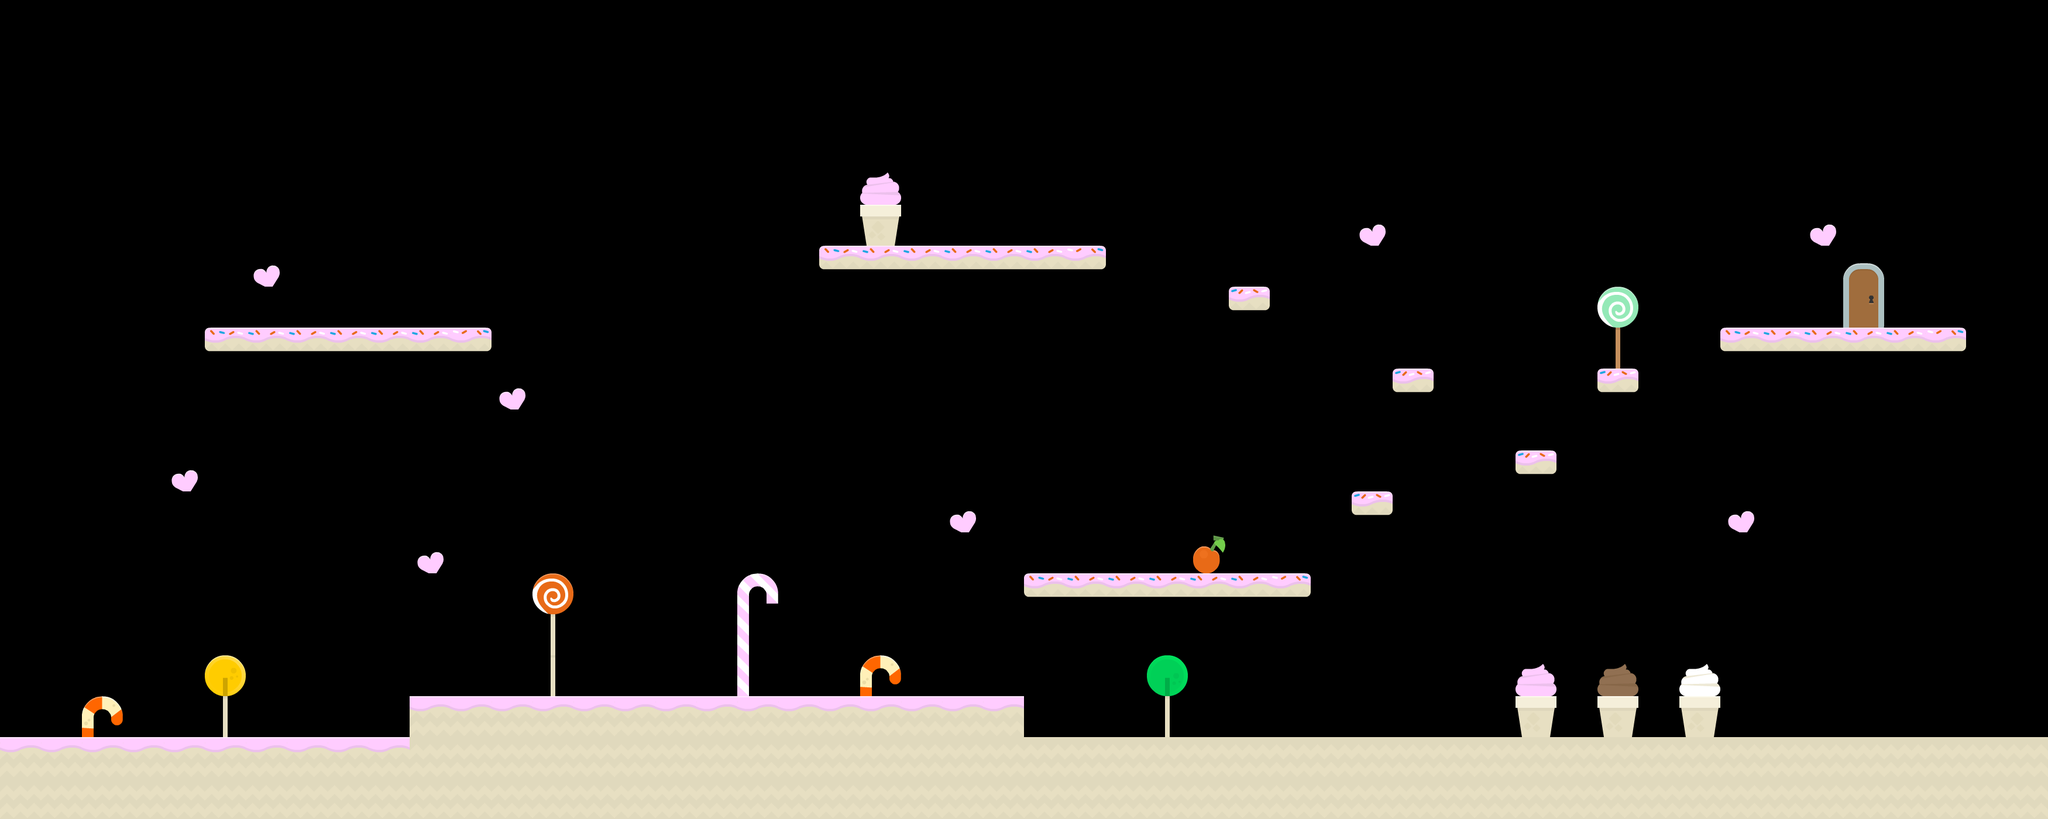

The image is a tile-based game level rendered from a .tmx file. Its description and source (layers, tilesets, objects; grid data summarised) follow:
An orthogonal 50x20 tile map with 70x70 px tiles, 4 tile layers (Limite, CollisionLayer, Object, End), 4 tilesets.

<map version="1.0" orientation="orthogonal" renderorder="right-down" width="50" height="20" tilewidth="70" tileheight="70" nextobjectid="51">
 <tileset firstgid="1" name="sheet" tilewidth="70" tileheight="70" tilecount="98" columns="14">
  <image source="../tiles/map/sheet.png" width="980" height="490" />
  <tile id="10">
   <properties>
    <property name="tileType" value="half" />
   </properties>
  </tile>
  <tile id="11">
   <properties>
    <property name="tileType" value="half" />
   </properties>
  </tile>
  <tile id="24">
   <properties>
    <property name="tileType" value="half" />
   </properties>
  </tile>
  <tile id="25">
   <properties>
    <property name="tileType" value="half" />
   </properties>
  </tile>
  <tile id="84">
   <properties>
    <property name="tileType" value="air" />
   </properties>
  </tile>
 </tileset>
 <tileset firstgid="99" name="tiles_spritesheet" tilewidth="70" tileheight="70" spacing="2" tilecount="156" columns="12">
  <image source="../tiles/map/tiles_spritesheet.png" width="914" height="936" />
 </tileset>
 <tileset firstgid="255" name="spritesheet" tilewidth="70" tileheight="70" spacing="1" tilecount="49" columns="7">
  <image source="../tiles/map/spritesheet.png" width="512" height="512" />
 </tileset>
 <tileset firstgid="304" name="grayy" tilewidth="32" tileheight="32" tilecount="800" columns="20">
  <image source="../tiles/map/grassy_tileset.png" width="640" height="1280" />
 </tileset>
 <layer name="Limite" width="50" height="20">
  <data>[1000 cells, 1000 non-empty, 1 distinct tile ids]</data>
 </layer>
 <layer name="CollisionLayer" width="50" height="20">
  <data>[1000 cells, 1000 non-empty, 8 distinct tile ids]</data>
 </layer>
 <layer name="Object" width="50" height="20">
  <data>[1000 cells, 875 non-empty, 16 distinct tile ids]</data>
 </layer>
 <layer name="End" width="50" height="20">
  <data>[1000 cells, 1000 non-empty, 3 distinct tile ids]</data>
 </layer>
</map>
